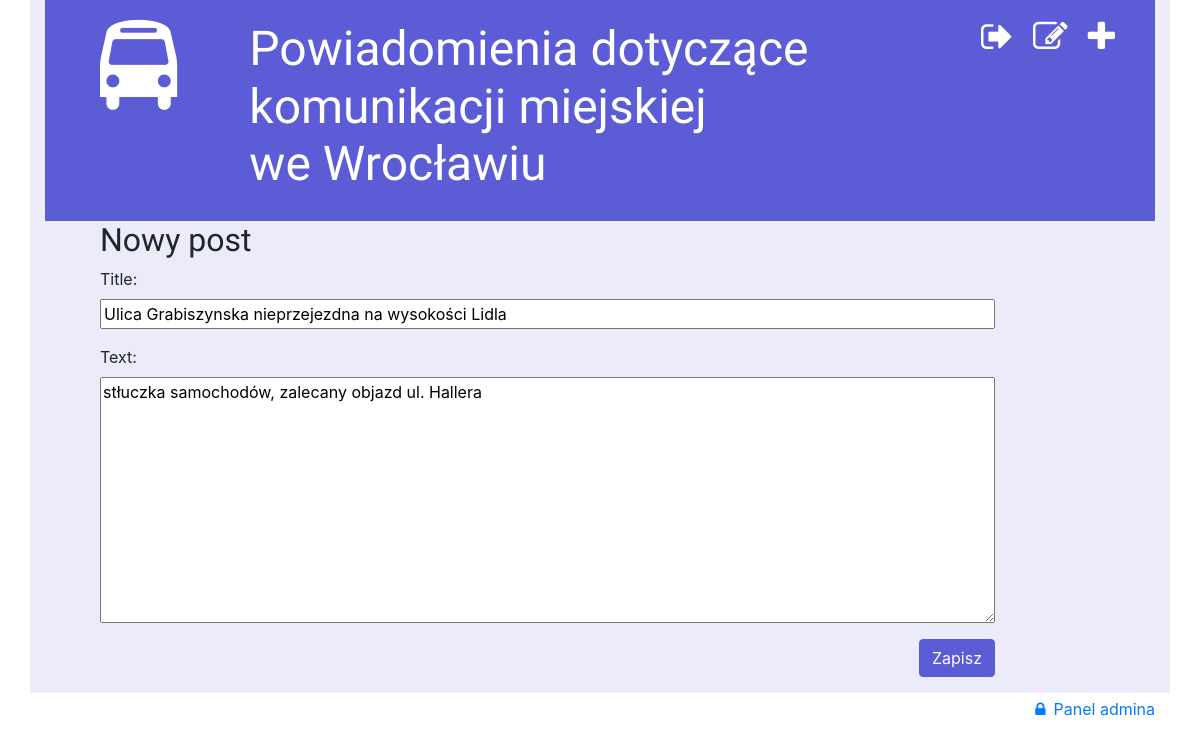
/post/4/edit/ (signed in), run on the app's committed database.
### informant/models.py (models this page shows, shortened)
class Post(models.Model):
    author = models.ForeignKey('auth.User', on_delete=models.CASCADE)
    title = models.CharField(max_length=200)
    text = models.TextField()
    created_date = models.DateTimeField(
            default=timezone.now)
    published_date = models.DateTimeField(
            blank=True, null=True)

### informant/views.py (the view)
# urls.py: path('post/<int:pk>/edit/', views.post_edit, name='post_edit'),
@login_required
def post_edit(request, pk):
    post = get_object_or_404(Post, pk=pk)
    if request.method == "POST":
        form = PostForm(request.POST, instance=post)
        if form.is_valid():
            post = form.save(commit=False)
            post.author = request.user
            post.save()
            return redirect('post_detail', pk=post.pk)
    else:
        form = PostForm(instance=post)
    return render(request, 'informant/post_edit.html', {'form': form})

### informant/forms.py
class PostForm(forms.ModelForm):
    class Meta:
        model = Post
        fields = ('title', 'text',)

### informant/templates/informant/post_edit.html
{% extends 'informant/base.html' %}
{% block content %}
    <h2>Nowy post</h2>
    <form method="POST" class="post-form">{% csrf_token %}
        {{ form.as_p }}
        <button type="submit" class="save btn btn-primary">Zapisz</button>
    </form>
{% endblock %}

### informant/static/css/informant.css (style rules this page uses)
.btn-primary { background-color: #5c5cd6 !important; border-color: #5c5cd6 !important; }
h1, h2, h3, h4 { font-family: 'Righteous', cursive; }
.save { float: right; }
.post-form textarea, .post-form input { width: 100%; }

### data on the page
Post: title "Ulica Grabiszynska nieprzejezdna na wysokości Lidla", text "stłuczka samochodów, zalecany objazd ul. Hallera"
